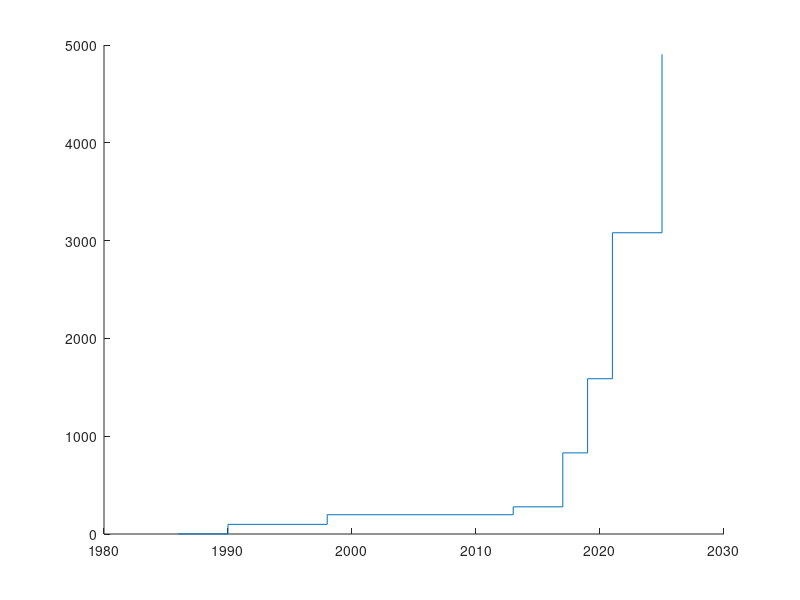

This chart was generated by the following MATLAB code: (Note: this script raises an error after producing the figure.)
clc;
clear;
close all;

years = [1986
1990
1998
2013
2017
2019
2021
2025];

dataRates = [6553600
791347200
1575936000
2222222222
6635520000
12700000000
24640976000
39239680000];

figure()
hold on
stairs(years, dataRates/8/1e6, LineWidth=1.5)
title("Calcium Imaging Data Rates Over Time")
xlabel("Year Published")
ylabel("Data Rate (MB/s)")
hold off
